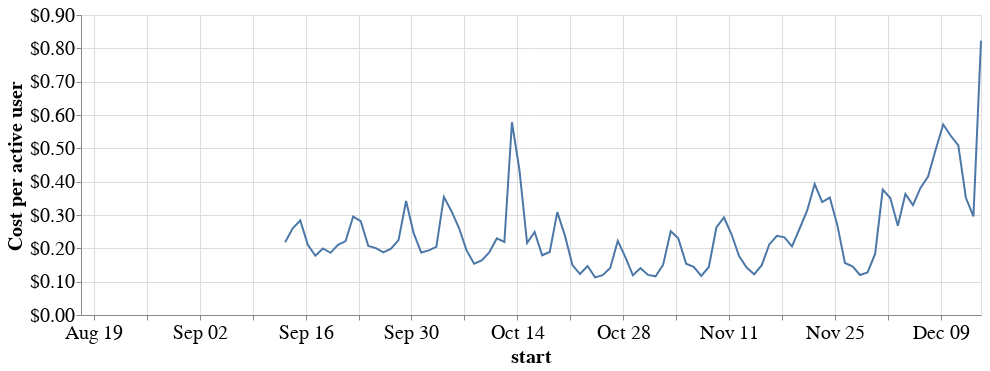

This figure's notebook cell:
### Code cell
alt.Chart(total, width=900).mark_line().encode(
    x='start',
    y=alt.Y('cost_per_active_user', axis=alt.Axis(format="$.2f"), title="Cost per active user")
)

### Figure 1 — Vega-Lite specification as saved in the notebook (floating-point values rounded to 4 significant figures)
{"$schema": "https://vega.github.io/schema/vega-lite/v2.6.0.json", "config": {"axis": {"labelFontSize": 20, "titleFontSize": 20}}, "data": {"name": "data-34a11dd000fa2c8403902c3d108b6ac4"}, "datasets": {"data-34a11dd000fa2c8403902c3d108b6ac4": [{"cost": null, "cost_per_active_user": null, "start": "2018-08-17T00:00:00-07:00", "user": 13}, {"cost": null, "cost_per_active_user": null, "start": "2018-08-18T00:00:00-07:00", "user": 38}, {"cost": null, "cost_per_active_user": null, "start": "2018-08-19T00:00:00-07:00", "user": 24}, {"cost": null, "cost_per_active_user": null, "start": "2018-08-20T00:00:00-07:00", "user": 53}, {"cost": null, "cost_per_active_user": null, "start": "2018-08-21T00:00:00-07:00", "user": 135}, {"cost": null, "cost_per_active_user": null, "start": "2018-08-22T00:00:00-07:00", "user": 1176}, {"cost": null, "cost_per_active_user": null, "start": "2018-08-23T00:00:00-07:00", "user": 1184}, {"cost": null, "cost_per_active_user": null, "start": "2018-08-24T00:00:00-07:00", "user": 1332}, {"cost": null, "cost_per_active_user": null, "start": "2018-08-25T00:00:00-07:00", "user": 918}, {"cost": null, "cost_per_active_user": null, "start": "2018-08-26T00:00:00-07:00", "user": 1133}, {"cost": null, "cost_per_active_user": null, "start": "2018-08-27T00:00:00-07:00", "user": 1447}, {"cost": null, "cost_per_active_user": null, "start": "2018-08-28T00:00:00-07:00", "user": 1276}, {"cost": null, "cost_per_active_user": null, "start": "2018-08-29T00:00:00-07:00", "user": 1519}, {"cost": null, "cost_per_active_user": null, "start": "2018-08-30T00:00:00-07:00", "user": 1236}, {"cost": null, "cost_per_active_user": null, "start": "2018-08-31T00:00:00-07:00", "user": 1143}, {"cost": null, "cost_per_active_user": null, "start": "2018-09-01T00:00:00-07:00", "user": 728}, {"cost": null, "cost_per_active_user": null, "start": "2018-09-02T00:00:00-07:00", "user": 914}, {"cost": null, "cost_per_active_user": null, "start": "2018-09-03T00:00:00-07:00", "user": 1202}, {"cost": null, "cost_per_active_user": null, "start": "2018-09-04T00:00:00-07:00", "user": 1409}, {"cost": null, "cost_per_active_user": null, "start": "2018-09-05T00:00:00-07:00", "user": 1586}, {"cost": null, "cost_per_active_user": null, "start": "2018-09-06T00:00:00-07:00", "user": 1278}, {"cost": null, "cost_per_active_user": null, "start": "2018-09-07T00:00:00-07:00", "user": 1011}, {"cost": null, "cost_per_active_user": null, "start": "2018-09-08T00:00:00-07:00", "user": 815}, {"cost": null, "cost_per_active_user": null, "start": "2018-09-09T00:00:00-07:00", "user": 971}, {"cost": null, "cost_per_active_user": null, "start": "2018-09-10T00:00:00-07:00", "user": 1369}, {"cost": null, "cost_per_active_user": null, "start": "2018-09-11T00:00:00-07:00", "user": 1417}, {"cost": 40.16, "cost_per_active_user": 0.0269, "start": "2018-09-12T00:00:00-07:00", "user": 1493}, {"cost": null, "cost_per_active_user": null, "start": "2018-09-12T00:00:00-07:00", "user": 1493}, {"cost": 264.0, "cost_per_active_user": 0.2183, "start": "2018-09-13T00:00:00-07:00", "user": 1209}, {"cost": 233.4, "cost_per_active_user": 0.2599, "start": "2018-09-14T00:00:00-07:00", "user": 898}, {"cost": 220.5, "cost_per_active_user": 0.2834, "start": "2018-09-15T00:00:00-07:00", "user": 778}, {"cost": 221.5, "cost_per_active_user": 0.2103, "start": "2018-09-16T00:00:00-07:00", "user": 1053}, {"cost": 254.1, "cost_per_active_user": 0.1776, "start": "2018-09-17T00:00:00-07:00", "user": 1431}, {"cost": 268.7, "cost_per_active_user": 0.1996, "start": "2018-09-18T00:00:00-07:00", "user": 1346}, {"cost": 277.0, "cost_per_active_user": 0.1866, "start": "2018-09-19T00:00:00-07:00", "user": 1485}, {"cost": 291.3, "cost_per_active_user": 0.2108, "start": "2018-09-20T00:00:00-07:00", "user": 1382}, {"cost": 268.4, "cost_per_active_user": 0.2218, "start": "2018-09-21T00:00:00-07:00", "user": 1210}, {"cost": 246.1, "cost_per_active_user": 0.2954, "start": "2018-09-22T00:00:00-07:00", "user": 833}, {"cost": 244.2, "cost_per_active_user": 0.2816, "start": "2018-09-23T00:00:00-07:00", "user": 867}, {"cost": 245.5, "cost_per_active_user": 0.2068, "start": "2018-09-24T00:00:00-07:00", "user": 1187}, {"cost": 254.9, "cost_per_active_user": 0.2005, "start": "2018-09-25T00:00:00-07:00", "user": 1271}, {"cost": 277.2, "cost_per_active_user": 0.1877, "start": "2018-09-26T00:00:00-07:00", "user": 1477}, {"cost": 290.0, "cost_per_active_user": 0.1992, "start": "2018-09-27T00:00:00-07:00", "user": 1456}, {"cost": 268.3, "cost_per_active_user": 0.2247, "start": "2018-09-28T00:00:00-07:00", "user": 1194}, {"cost": 262.4, "cost_per_active_user": 0.3421, "start": "2018-09-29T00:00:00-07:00", "user": 767}, {"cost": 244.4, "cost_per_active_user": 0.2454, "start": "2018-09-30T00:00:00-07:00", "user": 996}, {"cost": 249.0, "cost_per_active_user": 0.1873, "start": "2018-10-01T00:00:00-07:00", "user": 1329}, {"cost": 243.5, "cost_per_active_user": 0.1938, "start": "2018-10-02T00:00:00-07:00", "user": 1256}, {"cost": 304.9, "cost_per_active_user": 0.2042, "start": "2018-10-03T00:00:00-07:00", "user": 1493}, {"cost": 453.0, "cost_per_active_user": 0.3544, "start": "2018-10-04T00:00:00-07:00", "user": 1278}, {"cost": 275.0, "cost_per_active_user": 0.3115, "start": "2018-10-05T00:00:00-07:00", "user": 883}, {"cost": 181.8, "cost_per_active_user": 0.2609, "start": "2018-10-06T00:00:00-07:00", "user": 697}, {"cost": 173.6, "cost_per_active_user": 0.1938, "start": "2018-10-07T00:00:00-07:00", "user": 896}, {"cost": 197.1, "cost_per_active_user": 0.154, "start": "2018-10-08T00:00:00-07:00", "user": 1280}, {"cost": 212.1, "cost_per_active_user": 0.1636, "start": "2018-10-09T00:00:00-07:00", "user": 1296}, {"cost": 219.8, "cost_per_active_user": 0.1877, "start": "2018-10-10T00:00:00-07:00", "user": 1171}, {"cost": 203.8, "cost_per_active_user": 0.2297, "start": "2018-10-11T00:00:00-07:00", "user": 887}, {"cost": 206.1, "cost_per_active_user": 0.2193, "start": "2018-10-12T00:00:00-07:00", "user": 940}, {"cost": 202.4, "cost_per_active_user": 0.5783, "start": "2018-10-13T00:00:00-07:00", "user": 350}, {"cost": 182.3, "cost_per_active_user": 0.4341, "start": "2018-10-14T00:00:00-07:00", "user": 420}, {"cost": 183.3, "cost_per_active_user": 0.2161, "start": "2018-10-15T00:00:00-07:00", "user": 848}, {"cost": 191.6, "cost_per_active_user": 0.2492, "start": "2018-10-16T00:00:00-07:00", "user": 769}, {"cost": 186.1, "cost_per_active_user": 0.1792, "start": "2018-10-17T00:00:00-07:00", "user": 1039}, {"cost": 185.8, "cost_per_active_user": 0.1892, "start": "2018-10-18T00:00:00-07:00", "user": 982}, {"cost": 185.5, "cost_per_active_user": 0.3086, "start": "2018-10-19T00:00:00-07:00", "user": 601}, {"cost": 149.5, "cost_per_active_user": 0.2388, "start": "2018-10-20T00:00:00-07:00", "user": 626}, {"cost": 121.8, "cost_per_active_user": 0.1498, "start": "2018-10-21T00:00:00-07:00", "user": 813}, {"cost": 142.4, "cost_per_active_user": 0.1229, "start": "2018-10-22T00:00:00-07:00", "user": 1159}, {"cost": 155.9, "cost_per_active_user": 0.147, "start": "2018-10-23T00:00:00-07:00", "user": 1061}, {"cost": 156.9, "cost_per_active_user": 0.1128, "start": "2018-10-24T00:00:00-07:00", "user": 1391}, {"cost": 156.4, "cost_per_active_user": 0.1194, "start": "2018-10-25T00:00:00-07:00", "user": 1310}, {"cost": 155.9, "cost_per_active_user": 0.1409, "start": "2018-10-26T00:00:00-07:00", "user": 1106}, {"cost": 145.9, "cost_per_active_user": 0.2227, "start": "2018-10-27T00:00:00-07:00", "user": 655}, {"cost": 143.6, "cost_per_active_user": 0.1739, "start": "2018-10-28T00:00:00-07:00", "user": 826}, {"cost": 149.6, "cost_per_active_user": 0.1192, "start": "2018-10-29T00:00:00-07:00", "user": 1255}, {"cost": 168.6, "cost_per_active_user": 0.1406, "start": "2018-10-30T00:00:00-07:00", "user": 1199}, {"cost": 169.5, "cost_per_active_user": 0.1203, "start": "2018-10-31T00:00:00-07:00", "user": 1409}, {"cost": 165.7, "cost_per_active_user": 0.116, "start": "2018-11-01T00:00:00-07:00", "user": 1428}, {"cost": 174.7, "cost_per_active_user": 0.151, "start": "2018-11-02T00:00:00-07:00", "user": 1157}, {"cost": 154.5, "cost_per_active_user": 0.2512, "start": "2018-11-03T00:00:00-07:00", "user": 615}, {"cost": 160.2, "cost_per_active_user": 0.2298, "start": "2018-11-04T00:00:00-07:00", "user": 697}, {"cost": 154.2, "cost_per_active_user": 0.1537, "start": "2018-11-05T00:00:00-08:00", "user": 1003}, {"cost": 154.7, "cost_per_active_user": 0.1445, "start": "2018-11-06T00:00:00-08:00", "user": 1071}, {"cost": 170.9, "cost_per_active_user": 0.1172, "start": "2018-11-07T00:00:00-08:00", "user": 1458}, {"cost": 177.7, "cost_per_active_user": 0.1441, "start": "2018-11-08T00:00:00-08:00", "user": 1233}, {"cost": 179.0, "cost_per_active_user": 0.2625, "start": "2018-11-09T00:00:00-08:00", "user": 682}, {"cost": 179.3, "cost_per_active_user": 0.2925, "start": "2018-11-10T00:00:00-08:00", "user": 613}, {"cost": 165.4, "cost_per_active_user": 0.2422, "start": "2018-11-11T00:00:00-08:00", "user": 683}, {"cost": 157.6, "cost_per_active_user": 0.1771, "start": "2018-11-12T00:00:00-08:00", "user": 890}, {"cost": 163.7, "cost_per_active_user": 0.1422, "start": "2018-11-13T00:00:00-08:00", "user": 1151}, {"cost": 183.7, "cost_per_active_user": 0.1221, "start": "2018-11-14T00:00:00-08:00", "user": 1505}, {"cost": 195.3, "cost_per_active_user": 0.1494, "start": "2018-11-15T00:00:00-08:00", "user": 1307}, {"cost": 188.5, "cost_per_active_user": 0.2118, "start": "2018-11-16T00:00:00-08:00", "user": 890}, {"cost": 180.4, "cost_per_active_user": 0.2377, "start": "2018-11-17T00:00:00-08:00", "user": 759}, {"cost": 170.6, "cost_per_active_user": 0.233, "start": "2018-11-18T00:00:00-08:00", "user": 732}, {"cost": 169.1, "cost_per_active_user": 0.206, "start": "2018-11-19T00:00:00-08:00", "user": 821}, {"cost": 168.5, "cost_per_active_user": 0.2588, "start": "2018-11-20T00:00:00-08:00", "user": 651}, {"cost": 168.1, "cost_per_active_user": 0.313, "start": "2018-11-21T00:00:00-08:00", "user": 537}, {"cost": 167.4, "cost_per_active_user": 0.393, "start": "2018-11-22T00:00:00-08:00", "user": 426}, {"cost": 168.1, "cost_per_active_user": 0.339, "start": "2018-11-23T00:00:00-08:00", "user": 496}, {"cost": 167.7, "cost_per_active_user": 0.3523, "start": "2018-11-24T00:00:00-08:00", "user": 476}, {"cost": 168.4, "cost_per_active_user": 0.2695, "start": "2018-11-25T00:00:00-08:00", "user": 625}, {"cost": 172.0, "cost_per_active_user": 0.1559, "start": "2018-11-26T00:00:00-08:00", "user": 1103}, {"cost": 171.2, "cost_per_active_user": 0.146, "start": "2018-11-27T00:00:00-08:00", "user": 1173}, {"cost": 170.2, "cost_per_active_user": 0.1199, "start": "2018-11-28T00:00:00-08:00", "user": 1419}, {"cost": 171.2, "cost_per_active_user": 0.1277, "start": "2018-11-29T00:00:00-08:00", "user": 1341}, {"cost": 170.1, "cost_per_active_user": 0.1839, "start": "2018-11-30T00:00:00-08:00", "user": 925}, {"cost": 162.9, "cost_per_active_user": 0.3762, "start": "2018-12-01T00:00:00-08:00", "user": 433}, {"cost": 164.6, "cost_per_active_user": 0.3509, "start": "2018-12-02T00:00:00-08:00", "user": 469}, {"cost": 164.5, "cost_per_active_user": 0.2679, "start": "2018-12-03T00:00:00-08:00", "user": 614}, {"cost": 164.5, "cost_per_active_user": 0.3632, "start": "2018-12-04T00:00:00-08:00", "user": 453}, {"cost": 165.2, "cost_per_active_user": 0.3296, "start": "2018-12-05T00:00:00-08:00", "user": 501}, {"cost": 165.0, "cost_per_active_user": 0.3812, "start": "2018-12-06T00:00:00-08:00", "user": 433}, {"cost": 164.4, "cost_per_active_user": 0.4152, "start": "2018-12-07T00:00:00-08:00", "user": 396}, {"cost": 164.6, "cost_per_active_user": 0.4957, "start": "2018-12-08T00:00:00-08:00", "user": 332}, {"cost": 164.6, "cost_per_active_user": 0.5715, "start": "2018-12-09T00:00:00-08:00", "user": 288}, {"cost": 164.5, "cost_per_active_user": 0.5376, "start": "2018-12-10T00:00:00-08:00", "user": 306}, {"cost": 164.9, "cost_per_active_user": 0.5088, "start": "2018-12-11T00:00:00-08:00", "user": 324}, {"cost": 164.3, "cost_per_active_user": 0.3517, "start": "2018-12-12T00:00:00-08:00", "user": 467}, {"cost": 164.6, "cost_per_active_user": 0.296, "start": "2018-12-13T00:00:00-08:00", "user": 556}, {"cost": 162.1, "cost_per_active_user": 0.8229, "start": "2018-12-14T00:00:00-08:00", "user": 197}, {"cost": null, "cost_per_active_user": null, "start": "", "user": null}, {"cost": null, "cost_per_active_user": null, "start": "", "user": null}]}, "encoding": {"x": {"field": "start", "type": "temporal"}, "y": {"axis": {"format": "$.2f"}, "field": "cost_per_active_user", "title": "Cost per active user", "type": "quantitative"}}, "mark": "line", "width": 900}
